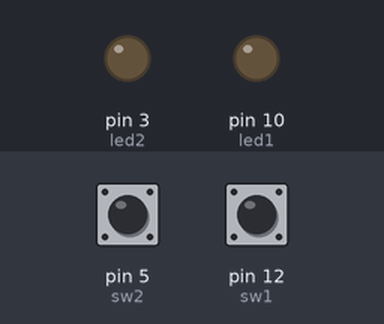
The sketch below on a simulated Arduino Uno, built with avr-gcc and run on an emulated ATmega328P. Shown: output pins drawn as LEDs (lit = HIGH). The inputs (shaded band) are chosen by the test bench; at power-on: pin 5 (sw2) HIGH, pin 12 (sw1) HIGH.

Above: at 1.2 s.
1.3 s: pin 5 (sw2) pulled LOW for 0.15 s
At 1.37 s:
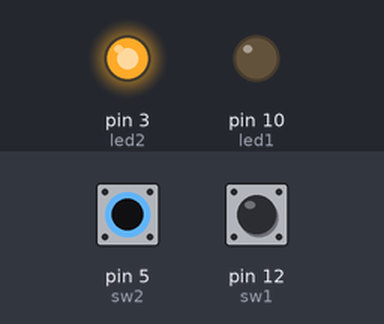
2.9 s: pin 12 (sw1) pulled LOW for 0.15 s
At 2.97 s:
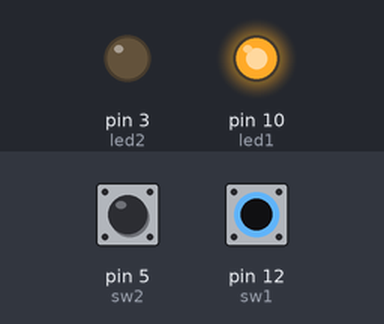
4.5 s: pin 12 (sw1) pulled LOW for 3.2 s
At 8.4 s:
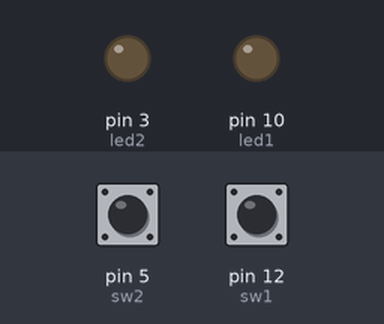
9.2 s: pin 5 (sw2) pulled LOW for 3.2 s
At 9.5 s:
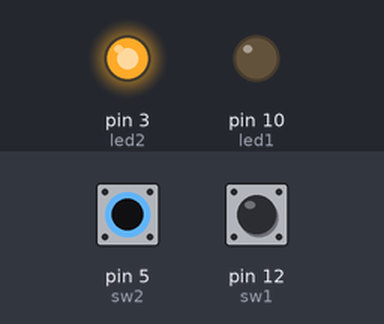
13.9 s: pin 5 (sw2) driven LOW and pin 12 (sw1) driven LOW
At 14.3 s:
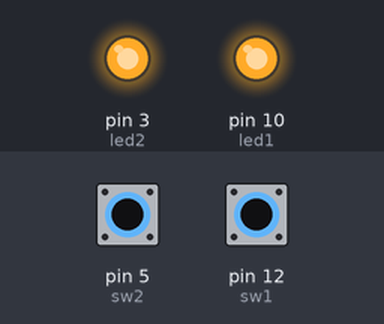
Timing chart, 0 to 16.4 s (numbered marks = the images above; inputs shaded):
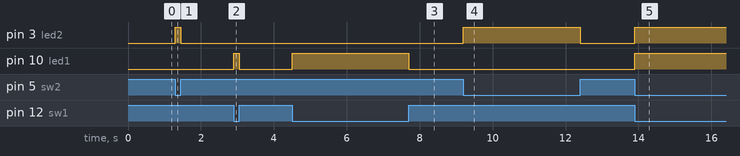

Measured:
- after the input at 1.3 s, pin 3 (led2): LOW → HIGH at once, → LOW 0.15 s later
- after the input at 2.9 s, pin 10 (led1): LOW → HIGH at once, → LOW 0.15 s later
- after the input at 4.5 s, pin 10 (led1): LOW → HIGH at once, → LOW 3.2 s later
- after the input at 9.2 s, pin 3 (led2): LOW → HIGH at once, → LOW 3.2 s later
- after the input at 13.9 s, pin 3 (led2), pin 10 (led1): LOW → HIGH at once

The sketch:

switch.ino
```cpp
int sw1 = 12;
int led1 = 10;
int sw2 = 5;
int led2 = 3;

void setup() {
  pinMode(led1, OUTPUT);
  pinMode(led2, OUTPUT);
  pinMode(sw1, INPUT_PULLUP);
  pinMode(sw2, INPUT_PULLUP);
// sw를 인풋_풀업으로 하여 스위치가 열려있다면 HIGH
// 스위치가 닫혀있다면 LOW값을 반환
}

void loop() {
  if(digitalRead(sw1) == LOW) //스위치가 눌리면
    digitalWrite(led1, HIGH);
  else
    digitalWrite(led1, LOW); // 스위치가 닫히면 off

  if(digitalRead(sw2) == LOW) //스위치가 눌리면
    digitalWrite(led2, HIGH);
  else
    digitalWrite(led2, LOW); // 스위치가 닫히면 off
}
```
